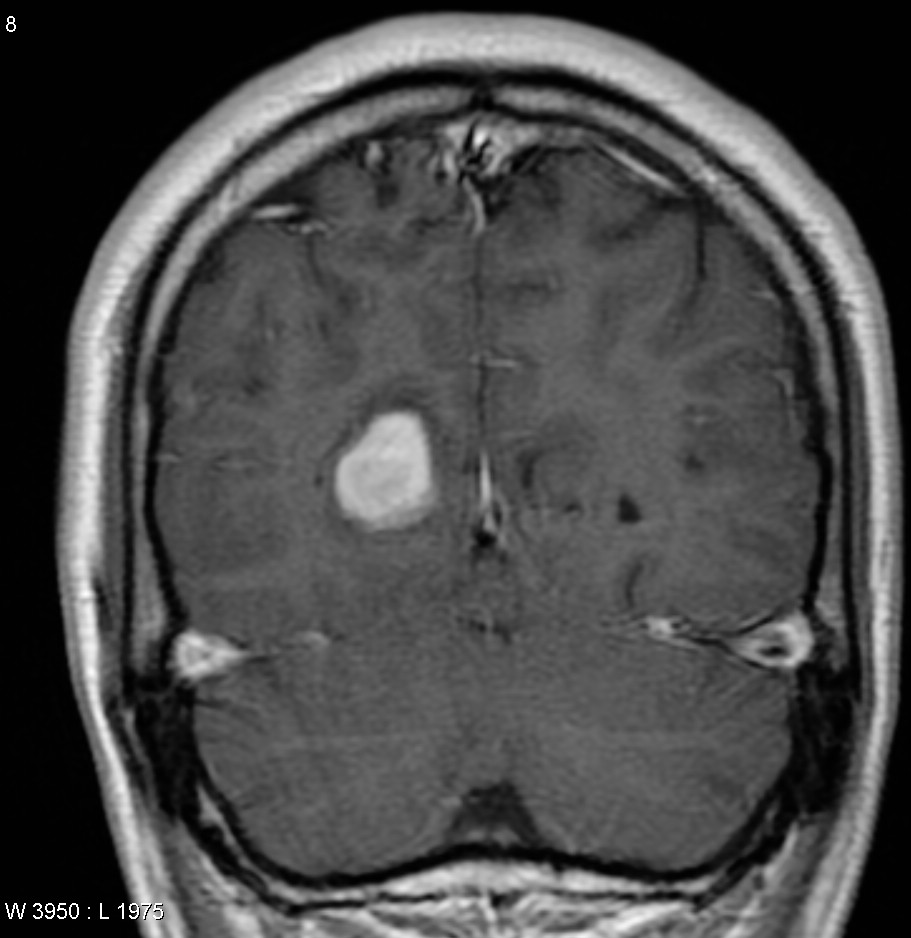
#> input picture examples/data/brain.jpeg, 911 x 938 px
$ jupyter execute --allow-errors ImageVectorisation.ipynb
#> lines starting #> are read from the running program, lines starting #| are printed output that depends on the picture
# Image Vectorisation

Similar to text vectorisation, image vectorisation is a matter of turning an image into a fixed size vector.

This is useful because you can compare vectors using functions like `cosine_similarity` to compare images to other images or even to text.

This is how OpenAI's CLIP can perform zero-shot classification.

In fact, CLIP is what we will be using for this task.

[cell 1]
import backprop

#> (the rest of this cell did not finish here and is left out)

[cell 2]
from PIL import Image

brain_img_path = "data/brain.jpeg"
brain_img = Image.open(brain_img_path).resize((200, 200), Image.NEAREST)
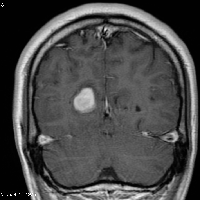
#> brain_img: PIL image 200x200 RGB; min 0, max 255, mean 72.6
brain_img

[cell 3]
dog_img_path = "data/german_shepherd.jpg"
dog_img = Image.open(dog_img_path).resize((200, 200), Image.NEAREST)
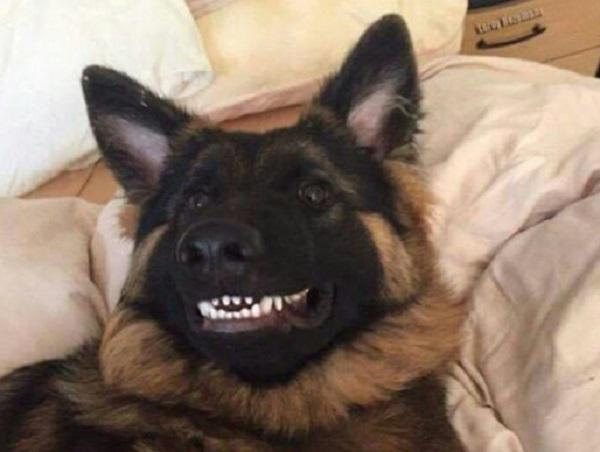
#> input picture examples/data/german_shepherd.jpg, 600 x 452 px
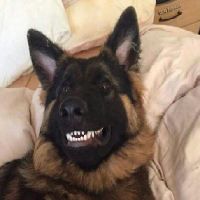
#> dog_img: PIL image 200x200 RGB; mean R, G, B 139.6, 121.2, 106.3
dog_img

#> (a cell that did not finish here is left out)

A vector on its own does not look very exciting. It is just a list of numbers. Let's compare the vectors.

#> (a cell that did not finish here is left out)

#> (a cell that did not finish here is left out)

We got a similarity score for how similar the two images are. If we had many more images, then this is enough to implement image to image search.

The cool thing about CLIP is that it can also vectorise text. This means that we can compare text vectors with image vectors!

#> (a cell that did not finish here is left out)

[cell 8]
import operator
def search_image(text):
    images = [dog_img, brain_img]
    img_vecs = [dog_vec, brain_vec]
    text_vec = tv(text)
    img_scores = backprop.cosine_similarity(text_vec, img_vecs)
    index, value = max(enumerate(img_scores), key=operator.itemgetter(1))

    return images[index]

#> (a cell that did not finish here is left out)

#> (a cell that did not finish here is left out)


#> (a cell that did not finish here is left out)


#> (a cell that did not finish here is left out)
